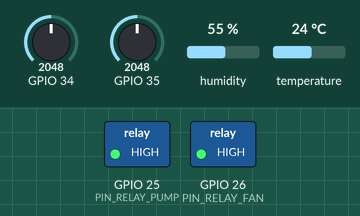
Bench run of a program on a simulated ESP32. Parts: switched loads named in the program (green lamp = pin HIGH). Inputs (shaded band) come from the test bench; at power-on: GPIO 34 = 2048, GPIO 35 = 2048, humidity 55 %, temperature 24 °C (analog values on the 0–4095 scale). What the program prints to the serial monitor is not drawn.

Above: at 1.2 s.
1.3 s: GPIO 34 set to 3138
At 3.1 s:
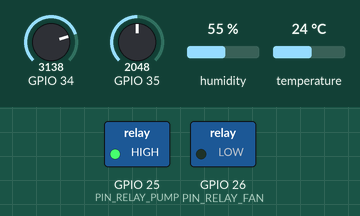
4.2 s: GPIO 34 set to 3257
At 10.6 s:
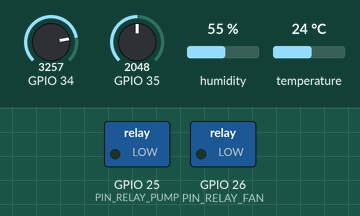
Timing chart, 0 to 29.5 s (numbered marks = the images above; inputs shaded):
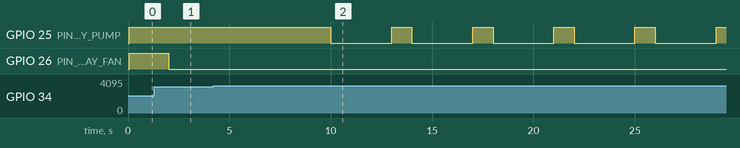

The program:

main.cpp
```cpp
/*
 * ============================================================
 * main.cpp — Entry Point do Sistema
 * Estufa Inteligente de Alface Crespo | ESP32 + TinyML
 * ============================================================
 *
 * Orquestra todos os módulos em um loop non-blocking:
 *   1. SensorManager  → Lê DHT22, Capacitivo, LDR
 *   2. StateMachine   → Avalia estado conforme fluxograma
 *   3. ActuatorManager → Controla relés (bomba + ventilador)
 *   4. DataLogger     → Log serial / coleta de dataset
 *
 * ZERO uso de delay(). ZERO WiFi/BT/MQTT/HTTP.
 * 100% Offline. Otimizado para ESP32.
 */

#include <Arduino.h>
#include "config.h"
#include "sensors.h"
#include "actuators.h"
#include "data_logger.h"
#include "state_machine.h"

// ============================================================
// Instâncias globais dos módulos
// ============================================================
static SensorManager   sensorManager;
static ActuatorManager actuatorManager;
static DataLogger      dataLogger;
static StateMachine    stateMachine(sensorManager, actuatorManager, dataLogger);

// ============================================================
// setup() — Inicialização única
// ============================================================
void setup() {
    // --- Serial ---
    Serial.begin(115200);
    while (!Serial) { ; }  // Aguarda conexão serial (necessário em algumas placas)

    // --- Inicializar módulos na ordem correta ---
    dataLogger.begin();       // 1. Logger primeiro (para capturar mensagens de init)
    sensorManager.begin();    // 2. Sensores
    actuatorManager.begin();  // 3. Atuadores
    stateMachine.begin();     // 4. Máquina de estados

    Serial.println(F(""));
    Serial.println(F("[SISTEMA] Inicialização completa. Loop principal iniciado."));
    Serial.println(F("[SISTEMA] Modo: 100% OFFLINE | Sem WiFi/BT/MQTT"));
    Serial.println(F(""));

    #ifdef DATASET_MODE
        Serial.println(F("[SISTEMA] *** MODO DATASET ATIVO ***"));
        Serial.println(F("[SISTEMA] Copie a saída CSV para treinar o modelo TinyML."));
        Serial.println(F(""));
    #endif
}

// ============================================================
// loop() — Ciclo principal non-blocking
// ============================================================
void loop() {
    // A StateMachine orquestra todo o ciclo:
    //   1. Lê sensores (se chegou o intervalo)
    //   2. Fiscaliza luz (log independente)
    //   3. Avalia estado (prioridade: solo → umidade → temp)
    //   4. Executa ações nos atuadores
    //   5. Atualiza timers (pulso bomba, intermitência ventilador)
    //   6. Loga dados periodicamente
    stateMachine.update();

    // Nota: Não há delay() aqui. O loop roda o mais rápido possível.
    // Os intervalos são controlados por millis() dentro de cada módulo.
}
```

actuators.h
```cpp
/*
 * ============================================================
 * actuators.h — Interface do Módulo de Atuadores
 * Estufa Inteligente de Alface Crespo | ESP32 + TinyML
 * ============================================================
 */

#ifndef ACTUATORS_H
#define ACTUATORS_H

#include <Arduino.h>
#include "config.h"

// ============================================================
// Modos de operação do ventilador
// ============================================================
enum class FanMode : uint8_t {
    OFF,            // Desligado
    ON_CONTINUOUS,  // Ligado ininterruptamente (ESTADO 2 e 4)
    INTERMITTENT    // 5 min ligado / 30 min desligado (ESTADO 1)
};

// ============================================================
// Classe ActuatorManager
// ============================================================
class ActuatorManager {
public:
    /// @brief Inicializa os pinos dos relés como OUTPUT.
    void begin();

    /// @brief Atualiza os timers internos (pulso da bomba, intermitência).
    ///        Deve ser chamado a cada iteração do loop().
    void update();

    // --- Controle da Bomba d'Água ---

    /// @brief Inicia um pulso de irrigação (3 segundos ON via millis).
    void startPumpPulse();

    /// @brief Desliga a bomba imediatamente.
    void stopPump();

    /// @brief Ativa a trava de segurança (bloqueia a bomba).
    void lockPump();

    /// @brief Desativa a trava de segurança.
    void unlockPump();

    /// @brief Verifica se a bomba está atualmente em pulso.
    bool isPumpRunning() const;

    /// @brief Verifica se a bomba está bloqueada.
    bool isPumpLocked() const;

    // --- Controle do Micro-Ventilador ---

    /// @brief Define o modo de operação do ventilador.
    void setFanMode(FanMode mode);

    /// @brief Retorna o modo atual do ventilador.
    FanMode getFanMode() const;

    /// @brief Verifica se o ventilador está ligado agora.
    bool isFanOn() const;

    // --- Desligar tudo (emergência) ---

    /// @brief Desliga bomba e ventilador imediatamente.
    void allOff();

private:
    // --- Estado da Bomba ---
    bool          _pumpActive;
    bool          _pumpLocked;
    unsigned long _pumpStartTime;

    // --- Estado do Ventilador ---
    FanMode       _fanMode;
    bool          _fanOn;
    unsigned long _fanToggleTime;

    /// @brief Atualiza o timer de pulso da bomba.
    void updatePump();

    /// @brief Atualiza o timer do modo intermitente do ventilador.
    void updateFan();

    /// @brief Aciona o relé da bomba (nível físico).
    void setPumpRelay(bool active);

    /// @brief Aciona o relé do ventilador (nível físico).
    void setFanRelay(bool active);
};

#endif // ACTUATORS_H
```

data_logger.h
```cpp
/*
 * ============================================================
 * data_logger.h — Interface do Módulo de Log e Dataset
 * Estufa Inteligente de Alface Crespo | ESP32 + TinyML
 * ============================================================
 */

#ifndef DATA_LOGGER_H
#define DATA_LOGGER_H

#include <Arduino.h>
#include "config.h"
#include "sensors.h"

// Forward declaration para evitar dependência circular
enum class SystemState : uint8_t;

// ============================================================
// Classe DataLogger
// ============================================================
class DataLogger {
public:
    /// @brief Inicializa o Serial e imprime cabeçalho.
    void begin();

    /// @brief Log formatado dos sensores e estado atual.
    /// @param data Dados dos sensores.
    /// @param state Estado atual do sistema.
    void logStatus(const SensorData& data, SystemState state);

    /// @brief Imprime o alerta de luminosidade extrema (frase exata).
    void logLightWarning();

    /// @brief Imprime a transição de estado.
    void logStateTransition(SystemState from, SystemState to);

    /// @brief Imprime mensagem de ação de atuador.
    void logActuatorAction(const char* message);

    /// @brief Verifica se é hora de logar (non-blocking).
    bool shouldLog();

private:
    unsigned long _lastLogTime;

    /// @brief Retorna nome do estado como string.
    static const char* stateToString(SystemState state);

    /// @brief Imprime cabeçalho CSV para modo dataset.
    void printCSVHeader();

    /// @brief Imprime linha CSV para modo dataset.
    void printCSVLine(const SensorData& data, SystemState state);

    /// @brief Imprime log formatado para modo normal.
    void printFormattedLog(const SensorData& data, SystemState state);
};

#endif // DATA_LOGGER_H
```

sensors.h
```cpp
/*
 * ============================================================
 * sensors.h — Interface do Módulo de Sensores
 * Estufa Inteligente de Alface Crespo | ESP32 + TinyML
 * ============================================================
 */

#ifndef SENSORS_H
#define SENSORS_H

#include <Arduino.h>
#include "config.h"

// ============================================================
// Estrutura de dados dos sensores
// ============================================================
struct SensorData {
    // --- Valores brutos processados ---
    float    temperature;     // °C (DHT22)
    float    humidityAir;     // % (DHT22)
    uint16_t soilMoisture;    // 0-4095 ADC (Capacitivo)
    uint16_t lightLevel;      // 0-4095 ADC (LDR)

    // --- Flags derivadas (decisão do fluxograma) ---
    bool isSoilCritical;      // Solo criticamente seco
    bool isHighHumidity;      // Umidade do ar > 80%
    bool isHighTemperature;   // Temperatura > 25°C
    bool isExtremeLight;      // Pico extremo de luminosidade

    // --- Validade ---
    bool isValid;             // true se leitura DHT22 foi bem-sucedida
};

// ============================================================
// Classe SensorManager
// ============================================================
class SensorManager {
public:
    /// @brief Inicializa os sensores (DHT22, ADC).
    void begin();

    /// @brief Atualiza as leituras dos sensores (non-blocking via millis).
    /// @return true se novas leituras foram processadas neste ciclo.
    bool update();

    /// @brief Retorna referência constante para os dados atuais.
    const SensorData& getData() const;

private:
    SensorData _data;
    unsigned long _lastReadTime;

    // --- Buffers de média móvel (ADC) ---
    uint16_t _soilBuffer[MOVING_AVG_SAMPLES];
    uint16_t _ldrBuffer[MOVING_AVG_SAMPLES];
    uint8_t  _bufferIndex;
    bool     _bufferFull;

    /// @brief Lê o ADC com média móvel.
    uint16_t readADCFiltered(uint8_t pin, uint16_t* buffer);

    /// @brief Atualiza as flags booleanas baseadas nos thresholds.
    void updateFlags();
};

#endif // SENSORS_H
```

state_machine.h
```cpp
/*
 * ============================================================
 * state_machine.h — Interface da Máquina de Estados
 * Estufa Inteligente de Alface Crespo | ESP32 + TinyML
 * ============================================================
 *
 * Implementa o fluxograma de decisão EXATAMENTE como
 * especificado, com prioridades:
 *   1. Estresse Hídrico (ESTADO 3)
 *   2. Risco de Fungos  (ESTADO 4)
 *   3. Calor            (ESTADO 2)
 *   4. Clima Ideal      (ESTADO 1)
 */

#ifndef STATE_MACHINE_H
#define STATE_MACHINE_H

#include <Arduino.h>
#include "config.h"
#include "sensors.h"
#include "actuators.h"
#include "data_logger.h"

// ============================================================
// Estados do Sistema
// ============================================================
enum class SystemState : uint8_t {
    STATE_1_IDEAL        = 1,  // Temp 15-25°C, clima ideal
    STATE_2_HEAT         = 2,  // Temp > 25°C
    STATE_3_WATER_STRESS = 3,  // Solo criticamente seco
    STATE_4_FUNGUS_RISK  = 4   // Umidade do ar > 80%
};

// ============================================================
// Classe StateMachine
// ============================================================
class StateMachine {
public:
    /// @brief Construtor — recebe referências para os módulos.
    StateMachine(SensorManager& sensors, ActuatorManager& actuators, DataLogger& logger);

    /// @brief Inicializa a máquina de estados.
    void begin();

    /// @brief Executa um ciclo completo: avalia sensores → determina estado → aciona atuadores.
    ///        Deve ser chamado a cada iteração do loop().
    void update();

    /// @brief Retorna o estado atual do sistema.
    SystemState getCurrentState() const;

    /// @brief Retorna o nome do estado como string (para log).
    static const char* stateToString(SystemState state);

private:
    SensorManager&  _sensors;
    ActuatorManager& _actuators;
    DataLogger&     _logger;

    SystemState     _currentState;
    SystemState     _previousState;

    /// @brief Avalia os sensores e determina o próximo estado.
    ///        Segue ESTRITAMENTE o fluxograma na ordem de prioridade.
    SystemState evaluate(const SensorData& data);

    /// @brief Executa as ações correspondentes ao estado determinado.
    void executeState(SystemState newState, const SensorData& data);

    /// @brief PASSO 2: Fiscalização de luz (independente).
    void checkLightWarning(const SensorData& data);
};

#endif // STATE_MACHINE_H
```

actuators.cpp
```cpp
/*
 * ============================================================
 * actuators.cpp — Implementação do Módulo de Atuadores
 * Estufa Inteligente de Alface Crespo | ESP32 + TinyML
 * ============================================================
 *
 * Controle non-blocking dos relés da bomba d'água e do
 * micro-ventilador usando millis(). ZERO uso de delay().
 *
 * Bomba: opera em pulsos de 3 segundos (ESTADO 3).
 * Ventilador: 3 modos — OFF, ON contínuo, Intermitente.
 * Relés: ativo em LOW (nível lógico invertido).
 */

#include "actuators.h"

// ============================================================
// ActuatorManager::begin()
// ============================================================
void ActuatorManager::begin() {
    // Configura pinos como saída
    pinMode(PIN_RELAY_PUMP, OUTPUT);
    pinMode(PIN_RELAY_FAN, OUTPUT);

    // Desliga tudo no início (relé ativo LOW → HIGH = desligado)
    setPumpRelay(false);
    setFanRelay(false);

    // Inicializa estado interno
    _pumpActive    = false;
    _pumpLocked    = false;
    _pumpStartTime = 0;

    _fanMode       = FanMode::OFF;
    _fanOn         = false;
    _fanToggleTime = millis();

    Serial.println(F("[ACTUATORS] Módulo de atuadores inicializado."));
    Serial.print(F("[ACTUATORS] Relé Bomba no GPIO "));
    Serial.println(PIN_RELAY_PUMP);
    Serial.print(F("[ACTUATORS] Relé Ventilador no GPIO "));
    Serial.println(PIN_RELAY_FAN);
}

// ============================================================
// ActuatorManager::update()
// ============================================================
void ActuatorManager::update() {
    updatePump();
    updateFan();
}

// ============================================================
// Controle da Bomba d'Água
// ============================================================

void ActuatorManager::startPumpPulse() {
    // Verifica trava de segurança
    if (_pumpLocked) {
        Serial.println(F("[ACTUATORS] Bomba BLOQUEADA (trava de segurança ativa)."));
        return;
    }

    // Inicia pulso apenas se não está já em curso
    if (!_pumpActive) {
        _pumpActive = true;
        _pumpStartTime = millis();
        setPumpRelay(true);
        Serial.println(F("[ACTUATORS] Bomba LIGADA (pulso de 3s iniciado)."));
    }
}

void ActuatorManager::stopPump() {
    if (_pumpActive) {
        _pumpActive = false;
        setPumpRelay(false);
        Serial.println(F("[ACTUATORS] Bomba DESLIGADA."));
    }
}

void ActuatorManager::lockPump() {
    _pumpLocked = true;
    stopPump();  // Desliga imediatamente se estiver ligada
    Serial.println(F("[ACTUATORS] Bomba TRAVADA (segurança anti-fungos)."));
}

void ActuatorManager::unlockPump() {
    if (_pumpLocked) {
        _pumpLocked = false;
        Serial.println(F("[ACTUATORS] Bomba DESTRAVADA."));
    }
}

bool ActuatorManager::isPumpRunning() const {
    return _pumpActive;
}

bool ActuatorManager::isPumpLocked() const {
    return _pumpLocked;
}

// ============================================================
// Controle do Micro-Ventilador
// ============================================================

void ActuatorManager::setFanMode(FanMode mode) {
    if (_fanMode == mode) return;  // Evita reset desnecessário do timer

    _fanMode = mode;
    _fanToggleTime = millis();

    switch (mode) {
        case FanMode::OFF:
            _fanOn = false;
            setFanRelay(false);
            Serial.println(F("[ACTUATORS] Ventilador DESLIGADO."));
            break;

        case FanMode::ON_CONTINUOUS:
            _fanOn = true;
            setFanRelay(true);
            Serial.println(F("[ACTUATORS] Ventilador LIGADO (modo contínuo)."));
            break;

        case FanMode::INTERMITTENT:
            // Começa ligado no modo intermitente
            _fanOn = true;
            setFanRelay(true);
            Serial.println(F("[ACTUATORS] Ventilador em modo INTERMITENTE (5min ON / 30min OFF)."));
            break;
    }
}

FanMode ActuatorManager::getFanMode() const {
    return _fanMode;
}

bool ActuatorManager::isFanOn() const {
    return _fanOn;
}

// ============================================================
// Desligar tudo
// ============================================================

void ActuatorManager::allOff() {
    stopPump();
    _pumpLocked = false;
    setFanMode(FanMode::OFF);
    Serial.println(F("[ACTUATORS] TODOS os atuadores DESLIGADOS."));
}

// ============================================================
// Métodos privados — Timers non-blocking
// ============================================================

void ActuatorManager::updatePump() {
    if (!_pumpActive) return;

    unsigned long elapsed = millis() - _pumpStartTime;

    // Pulso de 3 segundos completo → desliga
    if (elapsed >= PUMP_PULSE_ON_MS) {
        _pumpActive = false;
        setPumpRelay(false);
        Serial.println(F("[ACTUATORS] Bomba: pulso de 3s concluído. Desligada."));
    }
}

void ActuatorManager::updateFan() {
    // Só gerencia timer no modo intermitente
    if (_fanMode != FanMode::INTERMITTENT) return;

    unsigned long elapsed = millis() - _fanToggleTime;

    if (_fanOn) {
        // Ventilador está ligado — verificar se já passou 5 minutos
        if (elapsed >= FAN_INTERMITTENT_ON_MS) {
            _fanOn = false;
            setFanRelay(false);
            _fanToggleTime = millis();
            Serial.println(F("[ACTUATORS] Ventilador intermitente: DESLIGADO (pausa de 30min)."));
        }
    } else {
        // Ventilador está desligado — verificar se já passou 30 minutos
        if (elapsed >= FAN_INTERMITTENT_OFF_MS) {
            _fanOn = true;
            setFanRelay(true);
            _fanToggleTime = millis();
            Serial.println(F("[ACTUATORS] Ventilador intermitente: LIGADO (ciclo de 5min)."));
        }
    }
}

// ============================================================
// Controle físico dos relés (inversão de nível)
// ============================================================

void ActuatorManager::setPumpRelay(bool active) {
    digitalWrite(PIN_RELAY_PUMP, active ? RELAY_ACTIVE : RELAY_INACTIVE);
}

void ActuatorManager::setFanRelay(bool active) {
    digitalWrite(PIN_RELAY_FAN, active ? RELAY_ACTIVE : RELAY_INACTIVE);
}
```

Source omitted: data_logger.cpp (6433 bytes), sensors.cpp (4587 bytes), state_machine.cpp (9977 bytes), config.h (4288 bytes)

Measured:
- the behaviour switches between 3199 and 3200 on GPIO 34 (found by bisection; images 1 and 2)
- after the input at 4.2 s, GPIO 25 (PIN_RELAY_PUMP): alternates HIGH for 1.0 s and LOW for 3.0 s, starting after 5.8 s
